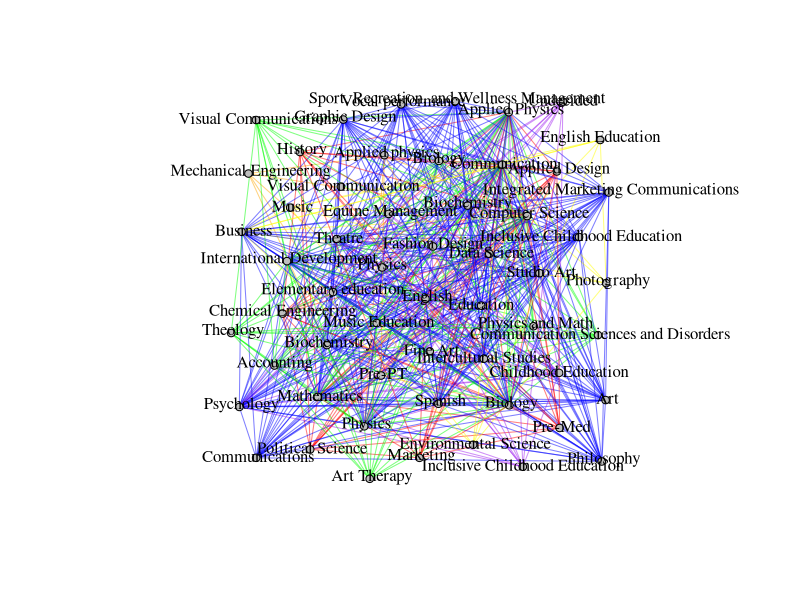

R code for this plot:
library(igraph)
library(grDevices)
setwd("~/Data Science/") #only if linux OS

favColorData <- read.csv("Favorite_Color_Data.csv")
favColorMatrix <- data.frame(favColorData$What.is.your.major., favColorData$What.is.your.favorite.color.)
majors <- unique(favColorMatrix$favColorData.What.is.your.major.)
colors <- unique(favColorMatrix$favColorData.What.is.your.favorite.color.)
favColors <- matrix(0, nrow = length(majors), ncol = length(colors))
rownames(favColors) = majors
colnames(favColors) = colors
for (i in 1:nrow(favColorMatrix)){
  majr <- which(favColorMatrix[i,1] == majors)
  colr <- which(favColorMatrix[i,2] == colors)
  favColors[majr,colr] = favColors[majr,colr] + 1
}
edges <- matrix(0, nrow = length(majors), ncol = length(majors))
colorMatrix <- matrix(0, nrow = length(majors), ncol = length(majors))
rownames(edges) = majors
colnames(edges) = majors
rownames(colorMatrix) = majors
colnames(colorMatrix) = majors
favColumns <- ncol(favColors)
favRows <- nrow(favColors)
favRowsK <- favRows-1
for (i in 1:favColumns){
  for (k in 1:favRows){
    for (j in k:favRowsK){
      checkOne <- favColors[k, i]
      checkTwo <- favColors[j, i]
      checkOne <- checkOne > 0
      checkTwo <- checkTwo > 0
      if (checkOne && checkTwo){
        row <- rownames(favColors)[k]
        col <- colnames(favColors)[i]
        row2 <- rownames(favColors)[j]
        edges[row,row2] = 1
        colorMatrix[row,row2] = col
      }
    }
  }
}
adjacencyGraph <- graph.adjacency(edges, weighted = TRUE)
getColors <- get.edges(adjacencyGraph, E(adjacencyGraph))
getColorsColumns <- ncol(getColors)
getColorsRows <- nrow(getColors)
finalColors <- c()
for (i in 1:getColorsRows){
  finalColors <- c(finalColors, adjustcolor(colorMatrix[getColors[i,1],getColors[i,2]], alpha.f = .5))
}
E(adjacencyGraph)$color = finalColors
E(adjacencyGraph)$weight <- edge.betweenness(adjacencyGraph)
V(adjacencyGraph)$color <- "gray"
l <- layout.graphopt(adjacencyGraph, charge = 100000000000000000000, mass = 10000000, spring.length = 100, spring.constant = 1, max.sa.movement = 5)
plot(simplify(adjacencyGraph, remove.multiple = F), layout = l, edge.arrow.size=.01, vertex.label.color="black", vertex.label.dist=.2, vertex.size = 4)
